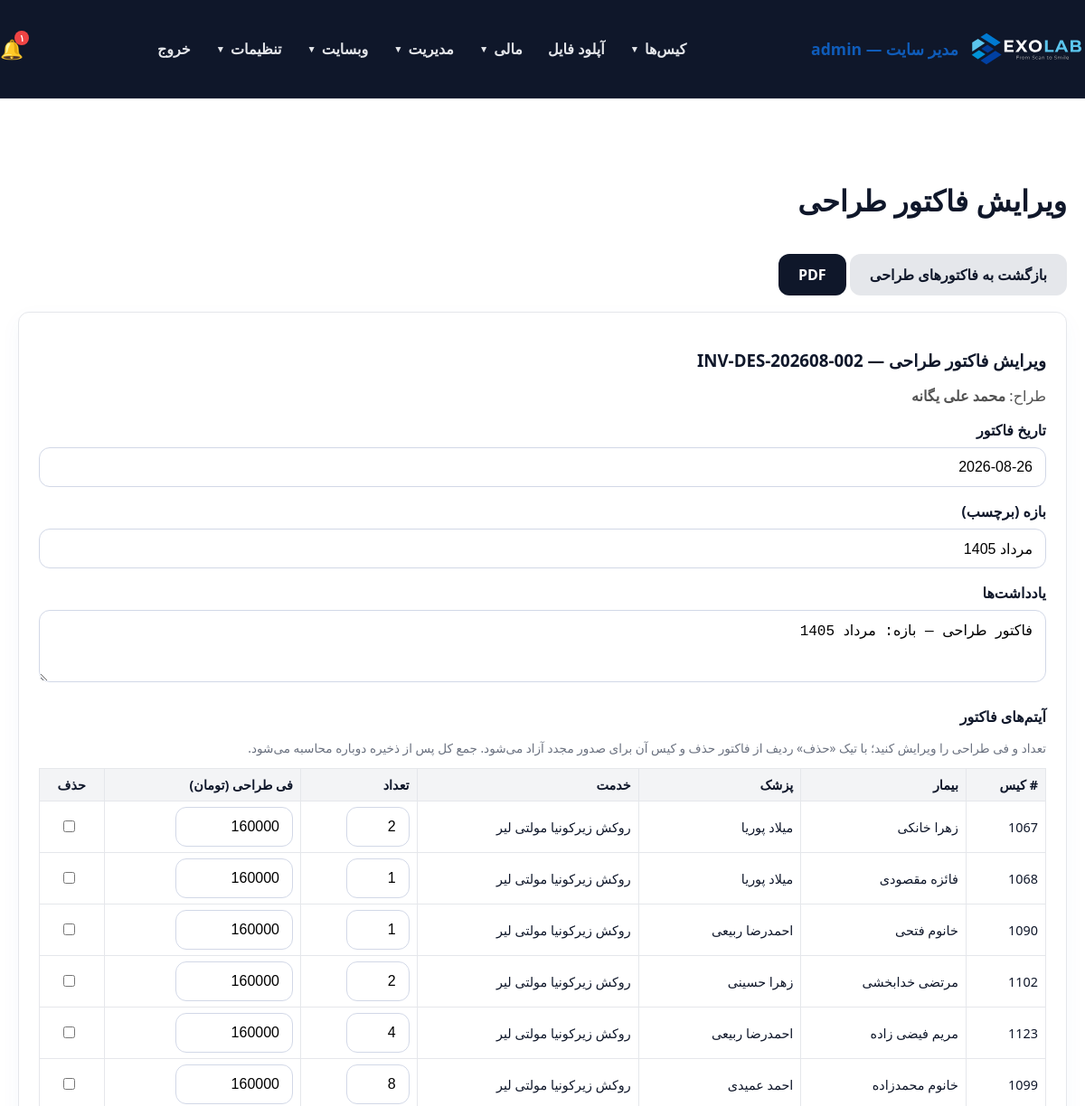
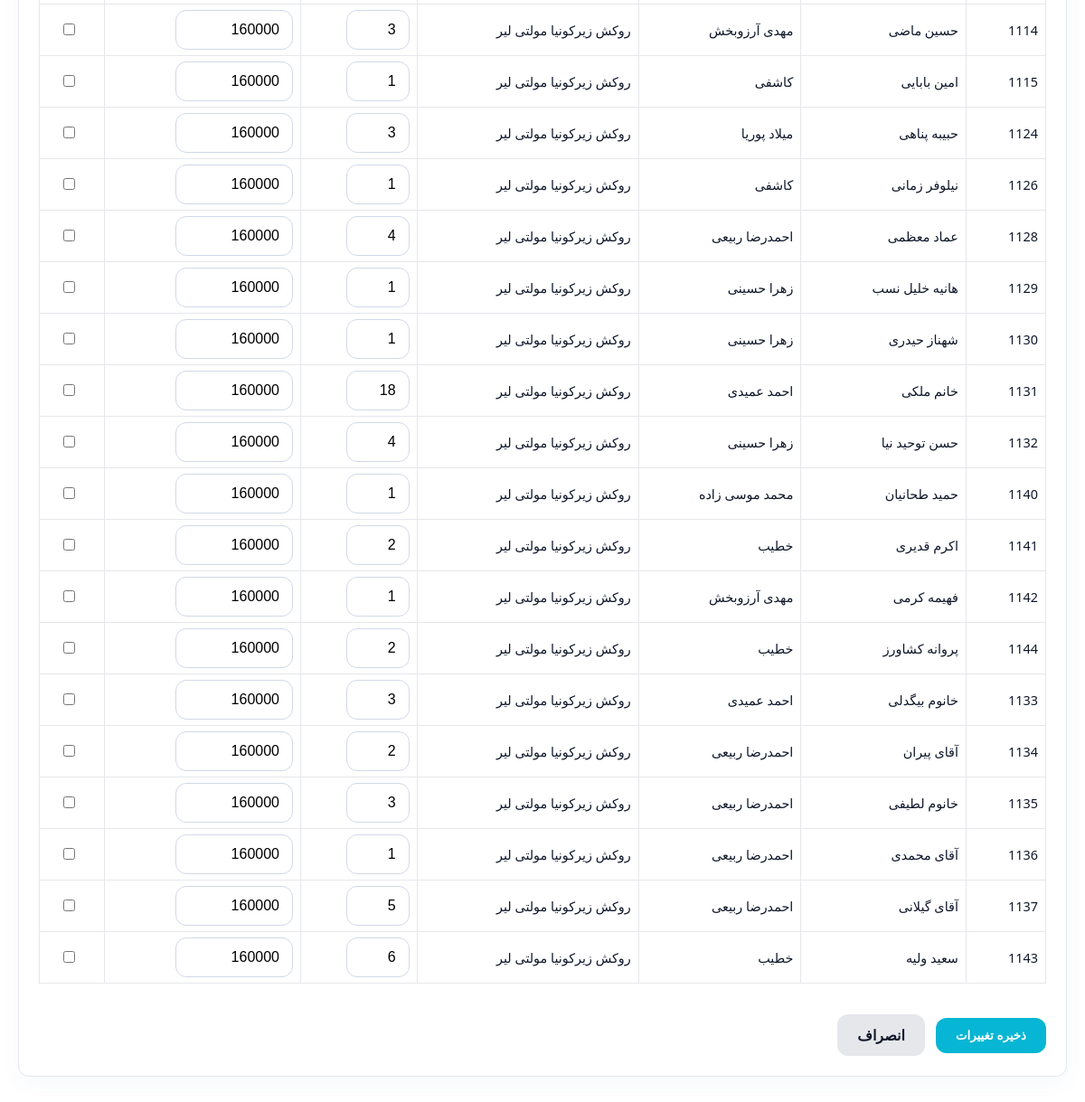
The app's page /panel/designer_invoice_form.php?id=2 (signed in) with its own data (2 pictures, top to bottom).
### tables this page shows
CREATE TABLE `users` (
  `id` int(11) NOT NULL AUTO_INCREMENT,
  `username` varchar(100) NOT NULL,
  `password_hash` varchar(255) NOT NULL,
  `full_name` varchar(255) NOT NULL,
  `email` varchar(255) DEFAULT NULL,
  `phone` varchar(20) DEFAULT NULL,
  `role` enum('admin','doctor','staff','secretary','designer','technician','operator','powder','courier','finance','outsource_lab','customer_lab','partner_lab','clinic','branch_admin') NOT NULL DEFAULT 'staff',
  `branch_id` int(11) DEFAULT NULL,
  `clinic_id` int(11) DEFAULT NULL,
  `lab_id` int(11) DEFAULT NULL,
  `is_designer` tinyint(1) NOT NULL DEFAULT 0,
  `is_default_designer` tinyint(1) NOT NULL DEFAULT 0,
  `active` tinyint(1) DEFAULT 1,
  `last_login` datetime DEFAULT NULL,
  `created_at` datetime DEFAULT current_timestamp(),
  `updated_at` datetime DEFAULT current_timestamp() ON UPDATE current_timestamp(),
  `notes` text DEFAULT NULL,
  PRIMARY KEY (`id`),
  UNIQUE KEY `username` (`username`),
  KEY `idx_users_clinic_id` (`clinic_id`),
  KEY `idx_users_is_designer` (`is_designer`),
  CONSTRAINT `fk_users_clinic` FOREIGN KEY (`clinic_id`) REFERENCES `users` (`id`) ON DELETE SET NULL ON UPDATE CASCADE
);

CREATE TABLE `designer_invoices` (
  `id` int(11) NOT NULL AUTO_INCREMENT,
  `branch_id` int(11) DEFAULT NULL,
  `invoice_number` varchar(50) NOT NULL,
  `designer_id` int(11) NOT NULL,
  `total_amount` decimal(15,2) NOT NULL DEFAULT 0.00,
  `payment_status` enum('unpaid','partial','paid') NOT NULL DEFAULT 'unpaid',
  `period_label` varchar(120) DEFAULT NULL,
  `invoice_date` date NOT NULL,
  `notes` text DEFAULT NULL,
  `created_at` timestamp NOT NULL DEFAULT current_timestamp(),
  PRIMARY KEY (`id`),
  KEY `designer_id` (`designer_id`)
);

CREATE TABLE `designer_invoice_items` (
  `id` int(11) NOT NULL AUTO_INCREMENT,
  `invoice_id` int(11) NOT NULL,
  `case_id` int(11) DEFAULT NULL,
  `doctor_id` int(11) DEFAULT NULL,
  `doctor_name` varchar(191) DEFAULT NULL,
  `service_id` int(11) DEFAULT NULL,
  `service_title` varchar(191) DEFAULT NULL,
  `patient_name` varchar(191) DEFAULT NULL,
  `quantity` int(11) NOT NULL DEFAULT 1,
  `unit_design_fee` decimal(15,2) NOT NULL DEFAULT 0.00,
  `total_amount` decimal(15,2) NOT NULL DEFAULT 0.00,
  `received_date` date DEFAULT NULL,
  `created_at` timestamp NOT NULL DEFAULT current_timestamp(),
  PRIMARY KEY (`id`),
  KEY `invoice_id` (`invoice_id`)
);

### panel/db.php (called while the page is built, shortened)
<?php
function db() {
    static $pdo = null;
    if ($pdo === null) {
        $pdo = Connection::getInstance();
    }
    return $pdo;
}
function getDesignerInvoice(int $id): ?array {
    $stmt = db()->prepare('SELECT i.*, u.full_name AS designer_name FROM designer_invoices i LEFT JOIN users u ON i.designer_id = u.id WHERE i.id = ?');
    $stmt->execute([$id]);
    $row = $stmt->fetch();
    return $row ?: null;
}
function getDesignerInvoiceItems(int $invoiceId): array {
    $stmt = db()->prepare('SELECT * FROM designer_invoice_items WHERE invoice_id = ? ORDER BY id ASC');
    $stmt->execute([$invoiceId]);
    return $stmt->fetchAll();
}
function getUnreadNotificationCount(int $userId): int {
    $stmt = db()->prepare('SELECT COUNT(*) FROM notifications WHERE user_id = ? AND is_read = 0');
    $stmt->execute([$userId]);
    return (int) $stmt->fetchColumn();
}

### includes/helpers.php (called while the page is built, shortened)
<?php
function toPersianDigits($input) {
    $numbers = ['0','1','2','3','4','5','6','7','8','9'];
    $persian = ['۰','۱','۲','۳','۴','۵','۶','۷','۸','۹'];
    return str_replace($numbers, $persian, $input);
}

### panel/designer_invoice_form.php (the view, shortened to what this page needs)
<?php
require_once __DIR__ . '/auth.php';
require_admin();
$invoiceId = (int) ($_GET['id'] ?? 0);
$invoice = getDesignerInvoice($invoiceId);
$items = getDesignerInvoiceItems($invoiceId);
$invoiceDate = toJalaliDateFormatted($invoice['invoice_date'] ?? date('Y-m-d'));
$periodLabel = (string) ($invoice['period_label'] ?? '');
$notes = (string) ($invoice['notes'] ?? '');
panel_layout_start('ویرایش فاکتور طراحی');
?>
<link rel="stylesheet" href="../assets/css/persian-datepicker.min.css">
<div style="margin-bottom:18px; display:flex; gap:10px; flex-wrap:wrap; justify-content:space-between; align-items:center;">
    <div>
        <a class="btn" href="designer_invoices.php" style="background:#E5E7EB; color:#0F172A;">بازگشت به فاکتورهای طراحی</a>
        <a class="btn" href="designer_invoice_pdf.php?id=<?= (int) $invoiceId ?>" target="_blank" style="background:#0F172A; color:#fff;">PDF</a>
    </div>
</div>
<form method="post" action="save_designer_invoice.php">
    <div class="form-card">
        <h3 style="margin-bottom:6px;">ویرایش فاکتور طراحی — <?= htmlspecialchars($invoice['invoice_number']) ?></h3>
        <p style="color:#525252; margin-bottom:16px;">طراح: <strong><?= htmlspecialchars($invoice['designer_name'] ?? '—') ?></strong></p>
        <div class="form-group">
            <label>تاریخ فاکتور</label>
            <input type="text" id="invoice_date" name="invoice_date" value="<?= htmlspecialchars($invoiceDate) ?>" autocomplete="off" required>
        </div>
        <div class="form-group">
            <label>بازه (برچسب)</label>
            <input type="text" name="period_label" value="<?= htmlspecialchars($periodLabel) ?>" placeholder="مثلاً مرداد ۱۴۰۵">
        </div>
        <div class="form-group">
            <label>یادداشت‌ها</label>
            <textarea name="notes" rows="3"><?= htmlspecialchars($notes) ?></textarea>
        </div>
        <h4 style="margin:22px 0 10px;">آیتم‌های فاکتور</h4>
        <p style="color:#6b7280; font-size:0.85rem;">تعداد و فی طراحی را ویرایش کنید؛ با تیک «حذف» ردیف از فاکتور حذف و کیس آن برای صدور مجدد آزاد می‌شود. جمع کل پس از ذخیره دوباره محاسبه می‌شود.</p>
        <?php if (empty($items)): ?>
            <p class="empty">این فاکتور آیتمی ندارد.</p>
        <?php else: ?>
        <table style="width:100%; border-collapse:collapse; font-size:0.9rem; margin-top:8px;">
            <thead>
            <tr>
                <th style="border:1px solid #e5e7eb; background:#f3f4f6; padding:8px; text-align:right;"># کیس</th>
                <th style="border:1px solid #e5e7eb; background:#f3f4f6; padding:8px; text-align:right;">بیمار</th>
                <th style="border:1px solid #e5e7eb; background:#f3f4f6; padding:8px; text-align:right;">پزشک</th>
                <th style="border:1px solid #e5e7eb; background:#f3f4f6; padding:8px; text-align:right;">خدمت</th>
                <th style="border:1px solid #e5e7eb; background:#f3f4f6; padding:8px; text-align:right;">تعداد</th>
                <th style="border:1px solid #e5e7eb; background:#f3f4f6; padding:8px; text-align:right;">فی طراحی (تومان)</th>
                <th style="border:1px solid #e5e7eb; background:#f3f4f6; padding:8px; text-align:center;">حذف</th>
            </tr>
            </thead>
            <tbody>
            <?php foreach ($items as $it):
                $iid = (int) $it['id']; ?>
            <tr data-row="<?= $iid ?>">
                <td style="border:1px solid #e5e7eb; padding:6px 8px;"><?= (int) ($it['case_id'] ?? 0) ?: '—' ?></td>
                <td style="border:1px solid #e5e7eb; padding:6px 8px;"><?= htmlspecialchars($it['patient_name'] ?? '—') ?></td>
                <td style="border:1px solid #e5e7eb; padding:6px 8px;"><?= htmlspecialchars($it['doctor_name'] ?? '—') ?></td>
                <td style="border:1px solid #e5e7eb; padding:6px 8px;"><?= htmlspecialchars($it['service_title'] ?? '—') ?></td>
                <td style="border:1px solid #e5e7eb; padding:6px 8px;">
                    <input type="number" class="row-qty" name="items[<?= $iid ?>][qty]" value="<?= (int) ($it['quantity'] ?? 1) ?>" min="1" step="1" style="width:70px;">
                </td>
                <td style="border:1px solid #e5e7eb; padding:6px 8px;">
                    <input type="number" class="row-unit" name="items[<?= $iid ?>][unit]" value="<?= round((float) ($it['unit_design_fee'] ?? 0)) ?>" min="0" step="1" style="width:130px;">
                </td>
                <td style="border:1px solid #e5e7eb; padding:6px 8px; text-align:center;">
                    <input type="checkbox" class="row-remove" name="items[<?= $iid ?>][remove]" value="1" title="حذف این ردیف">
                </td>
            </tr>
            <?php endforeach; ?>
            </tbody>
        </table>
        <?php endif; ?>
        <div style="margin-top:18px; display:flex; gap:12px; align-items:center;">
            <button type="submit" class="btn" style="background:#06B6D4; color:#fff;">ذخیره تغییرات</button>
            <a href="designer_invoices.php" class="btn" style="background:#E5E7EB; color:#0F172A;">انصراف</a>
        </div>
    </div>
</form>
<?php panel_layout_end(); ?>

### panel/auth.php (shortened to what this page needs)
<?php
require_once __DIR__ . '/db.php';
require_once __DIR__ . '/../includes/helpers.php';
function current_user() {
    static $user = null;
    if ($user !== null) return $user;
    $stmt = db()->prepare('SELECT * FROM users WHERE id = ? AND active = 1 LIMIT 1');
    $stmt->execute([(int)$_SESSION[USER_SESSION_KEY]]);
    $user = $stmt->fetch();
    return $user;
}
function is_logged_in() {
    return current_user() !== null;
}
function is_admin(): bool {
    $user = current_user();
    return $user['role'] === 'admin' || $user['role'] === 'branch_admin';
}
function is_root_admin(): bool {
    $user = current_user();
    return $user && $user['role'] === 'admin';
}
function is_branch_scoped(): bool {
    $user = current_user();
    if ($user['role'] === 'admin') return false;
    return !empty($user['branch_id']);
}
function has_permission($permission) {
    $user = current_user();
    $perms = $GLOBALS['role_permissions'][$user['role']] ?? [];
    return in_array('*', $perms) || in_array($permission, $perms);
}
function require_login() {
    if (!is_logged_in()) {
        $target = getLoginRedirectUrl();
        if ($target !== '') {
            $_SESSION['login_redirect'] = $target;
        }
        header('Location: login.php');
        exit;
    }
}
function require_admin() {
    require_login();
}
function panel_layout_start($title = 'پنل مدیریت') {
    $user = current_user();
    ?>
    <!DOCTYPE html>
    <html lang="fa" dir="rtl">
    <head>
        <link rel="stylesheet" href="../assets/css/style.css">
        <link rel="stylesheet" href="../assets/css/datatables.min.css">
    </head>
    <body>
    <header class="site-header">
        <div class="container" style="justify-content: space-between;">
            <a class="brand" href="dashboard.php">
                <img src="../assets/icons/EXOLAB_LOGO_HORIZENTAL.svg" alt="EXOLAB" class="site-logo">
                <span><?= $user ? htmlspecialchars($user['full_name']) . ' — ' . $user['role'] : 'پنل' ?></span>
            </a>
            <nav class="site-nav" id="siteNav">
                <?php
                $navCanCases  = has_permission('view_all_cases') || has_permission('view_own_cases') || has_permission('view_assigned_cases') || has_permission('view_clinic_cases') || has_role('designer');
                $navCanUpload = $user && in_array($user['role'] ?? '', ['doctor', 'designer', 'admin', 'clinic', 'lab', 'outsource_lab', 'customer_lab', 'partner_lab'], true);
                $navCanInv    = has_permission('view_invoices') || has_permission('view_clinic_invoices') || has_permission('view_own_invoices') || is_admin();
                $navCanPay    = has_permission('view_own_payments') || has_permission('view_clinic_payments') || has_permission('view_payments') || is_admin();
                $navIsAdmin   = is_admin();
                $navIsRoot    = is_root_admin();
                ?>
                <?php if ($navCanCases): ?>
                    <div class="nav-group">
                        <button type="button" class="nav-group-toggle" onclick="toggleNavGroup(this)">کیس‌ها <span class="caret">▼</span></button>
                    </div>
                <?php endif; ?>
                <?php if ($navCanUpload): ?>
                    <a class="nav-link" href="uploads.php">آپلود فایل</a>
                <?php endif; ?>
                <?php if ($navCanInv || $navCanPay || $navIsAdmin): ?>
                    <div class="nav-group">
                        <button type="button" class="nav-group-toggle" onclick="toggleNavGroup(this)">مالی <span class="caret">▼</span></button>
                    </div>
                <?php endif; ?>
                <?php if ($navIsAdmin): ?>
                    <div class="nav-group">
                        <button type="button" class="nav-group-toggle" onclick="toggleNavGroup(this)">مدیریت <span class="caret">▼</span></button>
                    </div>
                    <div class="nav-group">
                        <button type="button" class="nav-group-toggle" onclick="toggleNavGroup(this)">وبسایت <span class="caret">▼</span></button>
                    </div>
                <?php endif; ?>
                <?php if ($navIsRoot || $user): ?>
                    <div class="nav-group">
                        <button type="button" class="nav-group-toggle" onclick="toggleNavGroup(this)">تنظیمات <span class="caret">▼</span></button>
                    </div>
                <?php endif; ?>
                <a class="nav-link" href="logout.php">خروج</a>
            </nav>
            <?php if ($user): $notifCount = getUnreadNotificationCount($user['id']); ?>
                <a href="notifications.php" class="notif-bell" style="position:relative; color:#fff; text-decoration:none; font-size:1.3rem; margin-right:10px;">
                    🔔
                    <?php if ($notifCount > 0): ?>
                        <span style="position:absolute; top:-6px; right:-6px; background:#ef4444; color:#fff; font-size:0.65rem; padding:1px 5px; border-radius:50%; font-weight:bold;"><?= toPersianDigits($notifCount > 99 ? '99+' : $notifCount) ?></span>
                    <?php endif; ?>
                </a>
            <?php endif; ?>
        </div>
    </header>
    <main class="section">
        <div class="container">
            <h2><?= htmlspecialchars($title) ?></h2>
    <?php
}
function panel_layout_end() {
    ?>
        </div>
    </main>
    </body>
    </html>
    <?php
}

### assets/css/style.css (style rules this page uses)
body { margin: 0; font-family: 'Segoe UI', Tahoma, Geneva, Verdana, sans-serif; background: #FFFFFF; color: #0F172A; direction: rtl; text-align: right; }
a { color: #0f5cba; text-decoration: none; }
.container { max-width: 1480px; margin: 0 auto; padding: 0 20px; }
.site-header { background: #0F172A; color: #ffffff; position: sticky; top: 0; z-index: 10; border-bottom: 1px solid rgba(255, 255, 255, 0.06); }
.site-header .container { display: flex; align-items: center; justify-content: space-between; flex-wrap: wrap; gap: 12px; padding: 18px 0; }
.brand { display: flex; align-items: center; gap: 12px; font-size: 1.1rem; font-weight: 700; }
.site-logo { height: 72px; display: inline-block; }
.site-nav { display: flex; align-items: center; gap: 4px; flex-wrap: wrap; }
.site-nav a, .nav-group-toggle { color: #E5E7EB; font-weight: 600; }
.nav-link { padding: 9px 12px; border-radius: 8px; text-decoration: none; transition: background .15s; }
.nav-group { position: relative; }
.nav-group-toggle { background: transparent; border: none; padding: 9px 12px; border-radius: 8px; cursor: pointer; font-size: 1rem; display: inline-flex; align-items: center; gap: 6px; font-family: inherit; }
.nav-group-toggle .caret { font-size: 0.65rem; transition: transform .2s; }
.btn { display: inline-block; background: #06B6D4; color: #0F172A; padding: 12px 22px; border-radius: 12px; margin-top: 16px; font-weight: 700; text-decoration: none; }
.section { padding: 64px 0; }
.section h2 { margin-bottom: 22px; font-size: 2rem; }
.card, .price-card, .form-card, .placeholder, .empty { background: #fff; border: 1px solid #E5E7EB; padding: 22px; border-radius: 12px; box-shadow: 0 8px 24px rgba(15, 92, 186, 0.04); }
form { margin-top: 12px; }
.form-group { margin-bottom: 16px; }
label { display: block; margin-bottom: 8px; font-weight: 700; }
input, textarea, select { width: 100%; padding: 12px 14px; border: 1px solid #d2d8e7; border-radius: 12px; font-size: 1rem; box-sizing: border-box; }
button { background: #0f5cba; color: #fff; border: none; border-radius: 12px; padding: 13px 20px; font-weight: 700; cursor: pointer; }
table { width: 100%; border-collapse: collapse; background: #fff; }
th, td { padding: 14px 12px; border: 1px solid #e4e8f0; }
th { background: #f2f6ff; text-align: right; }

### records on screen
users: full_name "مدیر سایت", role "admin"
designer_invoices: invoice_number "INV-DES-202608-002", users.full_name "محمد علی یگانه", invoice_date "2026-08-26", period_label "مرداد 1405", notes "فاکتور طراحی — بازه: مرداد 1405"
designer_invoice_items: case "1067", patient_name "زهرا خانکی", doctor_name "میلاد پوریا", service_title "روکش زیرکونیا مولتی لیر", quantity "2", unit_design_fee "160000"
designer_invoice_items: case "1068", patient_name "فائزه مقصودی", doctor_name "میلاد پوریا", service_title "روکش زیرکونیا مولتی لیر", quantity "1", unit_design_fee "160000"
designer_invoice_items: case "1090", patient_name "خانوم فتحی", doctor_name "احمدرضا ربیعی", service_title "روکش زیرکونیا مولتی لیر", quantity "1", unit_design_fee "160000"
designer_invoice_items: case "1102", patient_name "مرتضی خدابخشی", doctor_name "زهرا حسینی", service_title "روکش زیرکونیا مولتی لیر", quantity "2", unit_design_fee "160000"
designer_invoice_items: case "1123", patient_name "مریم فیضی زاده", doctor_name "احمدرضا ربیعی", service_title "روکش زیرکونیا مولتی لیر", quantity "4", unit_design_fee "160000"
designer_invoice_items: case "1099", patient_name "خانوم محمدزاده", doctor_name "احمد عمیدی", service_title "روکش زیرکونیا مولتی لیر", quantity "8", unit_design_fee "160000"
designer_invoice_items: case "1114", patient_name "حسین ماضی", doctor_name "مهدی آرزوبخش", service_title "روکش زیرکونیا مولتی لیر", quantity "3", unit_design_fee "160000"
designer_invoice_items: case "1115", patient_name "امین بابایی", doctor_name "کاشفی", service_title "روکش زیرکونیا مولتی لیر", quantity "1", unit_design_fee "160000"
designer_invoice_items: case "1124", patient_name "حبیبه پناهی", doctor_name "میلاد پوریا", service_title "روکش زیرکونیا مولتی لیر", quantity "3", unit_design_fee "160000"
designer_invoice_items: case "1126", patient_name "نیلوفر زمانی", doctor_name "کاشفی", service_title "روکش زیرکونیا مولتی لیر", quantity "1", unit_design_fee "160000"
designer_invoice_items: case "1128", patient_name "عماد معظمی", doctor_name "احمدرضا ربیعی", service_title "روکش زیرکونیا مولتی لیر", quantity "4", unit_design_fee "160000"
designer_invoice_items: case "1129", patient_name "هانیه خلیل نسب", doctor_name "زهرا حسینی", service_title "روکش زیرکونیا مولتی لیر", quantity "1", unit_design_fee "160000"
designer_invoice_items: case "1130", patient_name "شهناز حیدری", doctor_name "زهرا حسینی", service_title "روکش زیرکونیا مولتی لیر", quantity "1", unit_design_fee "160000"
designer_invoice_items: case "1131", patient_name "خانم ملکی", doctor_name "احمد عمیدی", service_title "روکش زیرکونیا مولتی لیر", quantity "18", unit_design_fee "160000"
designer_invoice_items: case "1132", patient_name "حسن توحید نیا", doctor_name "زهرا حسینی", service_title "روکش زیرکونیا مولتی لیر", quantity "4", unit_design_fee "160000"
designer_invoice_items: case "1140", patient_name "حمید طحانیان", doctor_name "محمد موسی زاده", service_title "روکش زیرکونیا مولتی لیر", quantity "1", unit_design_fee "160000"
designer_invoice_items: case "1141", patient_name "اکرم قدیری", doctor_name "خطیب", service_title "روکش زیرکونیا مولتی لیر", quantity "2", unit_design_fee "160000"
designer_invoice_items: case "1142", patient_name "فهیمه کرمی", doctor_name "مهدی آرزوبخش", service_title "روکش زیرکونیا مولتی لیر", quantity "1", unit_design_fee "160000"
designer_invoice_items: case "1144", patient_name "پروانه کشاورز", doctor_name "خطیب", service_title "روکش زیرکونیا مولتی لیر", quantity "2", unit_design_fee "160000"
designer_invoice_items: case "1133", patient_name "خانوم بیگدلی", doctor_name "احمد عمیدی", service_title "روکش زیرکونیا مولتی لیر", quantity "3", unit_design_fee "160000"
designer_invoice_items: case "1134", patient_name "آقای پیران", doctor_name "احمدرضا ربیعی", service_title "روکش زیرکونیا مولتی لیر", quantity "2", unit_design_fee "160000"
designer_invoice_items: case "1135", patient_name "خانوم لطیفی", doctor_name "احمدرضا ربیعی", service_title "روکش زیرکونیا مولتی لیر", quantity "3", unit_design_fee "160000"
designer_invoice_items: case "1136", patient_name "آقای محمدی", doctor_name "احمدرضا ربیعی", service_title "روکش زیرکونیا مولتی لیر", quantity "1", unit_design_fee "160000"
designer_invoice_items: case "1137", patient_name "آقای گیلانی", doctor_name "احمدرضا ربیعی", service_title "روکش زیرکونیا مولتی لیر", quantity "5", unit_design_fee "160000"
designer_invoice_items: case "1143", patient_name "سعید ولیه", doctor_name "خطیب", service_title "روکش زیرکونیا مولتی لیر", quantity "6", unit_design_fee "160000"

### other values on screen
toPersianDigits($notifCount > 99 ? '99+' : $notifCount) "۱"
$title "ویرایش فاکتور طراحی"
